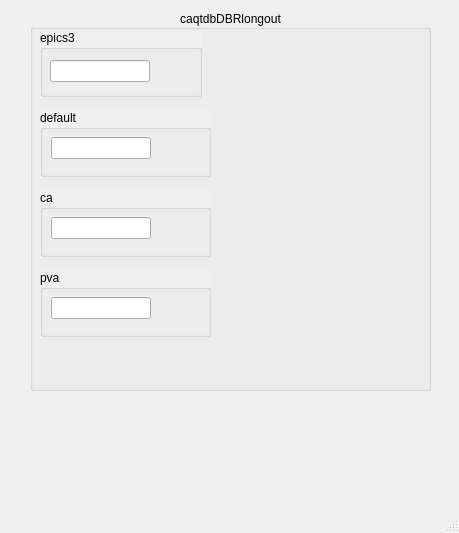
<?xml version="1.0" encoding="UTF-8"?>
<ui version="4.0">
 <class>MainWindow</class>
 <widget class="QMainWindow" name="MainWindow">
  <property name="geometry">
   <rect>
    <x>0</x>
    <y>0</y>
    <width>459</width>
    <height>533</height>
   </rect>
  </property>
  <property name="windowTitle">
   <string>MainWindow</string>
  </property>
  <widget class="QWidget" name="centralwidget">
   <widget class="QGroupBox" name="groupBox_8">
    <property name="geometry">
     <rect>
      <x>30</x>
      <y>10</y>
      <width>401</width>
      <height>381</height>
     </rect>
    </property>
    <property name="autoFillBackground">
     <bool>true</bool>
    </property>
    <property name="title">
     <string>caqtdbDBRlongout</string>
    </property>
    <property name="alignment">
     <set>Qt::AlignCenter</set>
    </property>
    <widget class="QGroupBox" name="groupBox_12">
     <property name="geometry">
      <rect>
       <x>10</x>
       <y>260</y>
       <width>171</width>
       <height>67</height>
      </rect>
     </property>
     <property name="autoFillBackground">
      <bool>true</bool>
     </property>
     <property name="title">
      <string>pva</string>
     </property>
     <widget class="caTextEntry" name="catextentry_23">
      <property name="geometry">
       <rect>
        <x>11</x>
        <y>27</y>
        <width>100</width>
        <height>22</height>
       </rect>
      </property>
      <property name="channel" stdset="0">
       <string notr="true">pva://caqtdmDBRlongout</string>
      </property>
     </widget>
    </widget>
    <widget class="QGroupBox" name="groupBox_3">
     <property name="geometry">
      <rect>
       <x>10</x>
       <y>20</y>
       <width>162</width>
       <height>67</height>
      </rect>
     </property>
     <property name="autoFillBackground">
      <bool>true</bool>
     </property>
     <property name="title">
      <string>epics3</string>
     </property>
     <widget class="caTextEntry" name="catextentry_16">
      <property name="geometry">
       <rect>
        <x>10</x>
        <y>30</y>
        <width>100</width>
        <height>22</height>
       </rect>
      </property>
      <property name="channel" stdset="0">
       <string notr="true">epics3://caqtdmDBRlongout</string>
      </property>
      <property name="colorMode">
       <enum>caLineEdit::Alarm_Default</enum>
      </property>
     </widget>
    </widget>
    <widget class="QGroupBox" name="groupBox_13">
     <property name="geometry">
      <rect>
       <x>10</x>
       <y>180</y>
       <width>171</width>
       <height>67</height>
      </rect>
     </property>
     <property name="autoFillBackground">
      <bool>true</bool>
     </property>
     <property name="title">
      <string>ca</string>
     </property>
     <widget class="caTextEntry" name="catextentry_24">
      <property name="geometry">
       <rect>
        <x>11</x>
        <y>27</y>
        <width>100</width>
        <height>22</height>
       </rect>
      </property>
      <property name="channel" stdset="0">
       <string notr="true">ca://caqtdmDBRlongout</string>
      </property>
     </widget>
    </widget>
    <widget class="QGroupBox" name="groupBox_14">
     <property name="geometry">
      <rect>
       <x>10</x>
       <y>100</y>
       <width>171</width>
       <height>67</height>
      </rect>
     </property>
     <property name="autoFillBackground">
      <bool>true</bool>
     </property>
     <property name="title">
      <string>default</string>
     </property>
     <widget class="caTextEntry" name="catextentry_25">
      <property name="geometry">
       <rect>
        <x>11</x>
        <y>27</y>
        <width>100</width>
        <height>22</height>
       </rect>
      </property>
      <property name="channel" stdset="0">
       <string notr="true">caqtdmDBRlongout</string>
      </property>
     </widget>
    </widget>
   </widget>
  </widget>
  <widget class="QMenuBar" name="menubar">
   <property name="geometry">
    <rect>
     <x>0</x>
     <y>0</y>
     <width>459</width>
     <height>19</height>
    </rect>
   </property>
  </widget>
  <widget class="QStatusBar" name="statusbar"/>
 </widget>
 <customwidgets>
  <customwidget>
   <class>caTextEntry</class>
   <extends>caLineEdit</extends>
   <header>caTextEntry</header>
  </customwidget>
  <customwidget>
   <class>caLineEdit</class>
   <extends>QLineEdit</extends>
   <header>caLineEdit</header>
  </customwidget>
 </customwidgets>
 <resources/>
 <connections/>
</ui>
